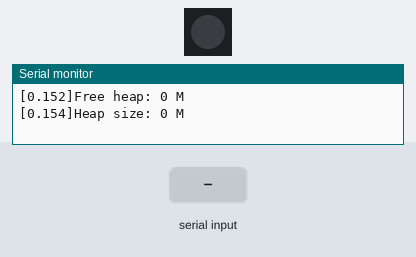
Simulated run of this program. Board: ESP32-S3. Parts: 1 RGB LEDs in strip order, left to right, the last lines printed to the serial monitor. The test bench sets the inputs (shaded band). Dim RGB values are drawn brighter than linear.

Above: at 1.4 s.
1.5 s: "90,45\n" received over Serial
At 3.7 s:
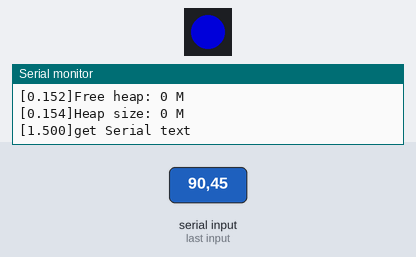
4.0 s: "200\n" received over Serial
At 5.6 s:
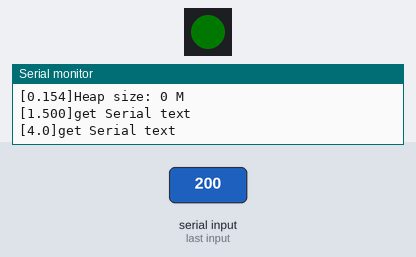
6.5 s: "90\n" received over Serial
At 8.8 s:
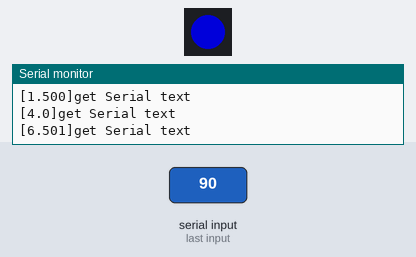
Timing chart, 0 to 10.3 s (numbered marks = the images above; inputs shaded):
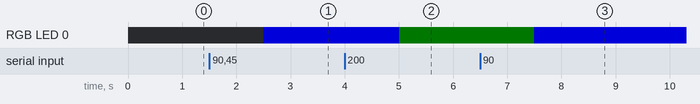

The program:

main.cpp
```cpp
#include <Arduino.h>
#include <NeoPixelBus.h>

#define NUM_LEDS 1
#define LedPin 2
#define RGBLed 3

NeoPixelBus<NeoGrbFeature, Neo800KbpsMethod> strip(NUM_LEDS, RGBLed);

String logo = " /$$       /$$ /$$          \n| $$      |__/| $$          \n| $$       /$$| $$ /$$   /$$\n| $$      | $$| $$| $$  | $$\n| $$      | $$| $$| $$  | $$\n| $$      | $$| $$| $$  | $$\n| $$$$$$$$| $$| $$|  $$$$$$$\n|________/|__/|__/ \\____  $$\n                   /$$  | $$\n                  |  $$$$$$/\n                   \\______/ \n";///*The open source copyright belongs to Lily-rabot*/


void rtprint(String str){
  Serial.print("["+String(millis()/1000)+"."+String(millis()%1000)+"]");
  Serial.print(str);
}

void SerialRGB ()
{
  String color = Serial.readString();
  unsigned long rgb = strtol(color.c_str(), NULL, 16);

  byte red = rgb >> 16;
  byte green = (rgb & 0x00ff00) >> 8;
  byte blue = (rgb & 0x0000ff);

  RgbColor rgbColor(red, green, blue);
  strip.SetPixelColor(0, rgbColor);
  strip.Show();
}


/*@@.....print some info....@@*/
void info(){

  Serial.println();
  Serial.println(logo+"\n");

  Serial.println("ESP32 information:");

  rtprint("MAC address: ");

  uint64_t mac = ESP.getEfuseMac();
  for (int i = 0; i < 6; i++)
  {
    if (i > 0) Serial.print(".");
    Serial.printf("%02X",(mac >> (40 - i * 8)) & 0xFF);
  }
  Serial.println();
  rtprint("Chip model: ");
  Serial.println(ESP.getChipModel());

  rtprint("Chip revision: ");
  Serial.println(ESP.getChipRevision());

  rtprint("CPU frequency: ");
  Serial.print(ESP.getCpuFreqMHz());
  Serial.println(" MHz");

  rtprint("Flash size: ");
  Serial.print(ESP.getFlashChipSize() / (1024 * 1024));
  Serial.println(" M");

  rtprint("Flash speed: ");
  Serial.print(ESP.getFlashChipSpeed() / (1000 * 1000));
  Serial.println(" MHz");

  rtprint("Flash mode: ");
  switch (ESP.getFlashChipMode()) {
    case FM_QIO:
      Serial.println("QIO");
      break;
    case FM_QOUT:
      Serial.println("QOUT");
      break;
    case FM_DIO:
      Serial.println("DIO");
      break;
    case FM_DOUT:
      Serial.println("DOUT");
      break;
    default:
      Serial.println("Unknown");
      break;
  }

  rtprint("PSRAM size: "+String(ESP.getPsramSize()/100000)+"MB\n");

  rtprint("Sketch size: ");
  Serial.print(ESP.getSketchSize() / (1024 * 1024));
  Serial.println(" M");

  rtprint("Free sketch space: ");
  Serial.print(ESP.getFreeSketchSpace() / (1024 * 1024));
  Serial.println(" M");

  rtprint("Sketch MD5: ");
  Serial.println(ESP.getSketchMD5());

  rtprint("Free heap: ");
  Serial.print(ESP.getFreeHeap() / (1024 * 1024));
  Serial.println(" M");

  rtprint("Heap size: ");
  Serial.print(ESP.getHeapSize() / (1024 * 1024));
  Serial.println(" M");
  // this metol is enable.
  // rtprint("Heap fragmentation: null");
  // Serial.println("%");
}


/*
@@.....the program init......@@
*/
void setup() {
  Serial.begin(115200);
  strip.Begin();
  delay(100);
  info();
  delay(100);
}

void loop() {
  if (Serial.available () > 0) {
    rtprint("get Serial text\n");
    SerialRGB();
  }else{

  }
}
```

Measured:
- after the input at 1.5 s, RGB LED 0: off → RGB(0, 0, 144) after 1.0 s
- after the input at 4.0 s, RGB LED 0: RGB(0, 0, 144) → RGB(0, 2, 0) after 1.0 s
- after the input at 6.5 s, RGB LED 0: RGB(0, 2, 0) → RGB(0, 0, 144) after 1.0 s
